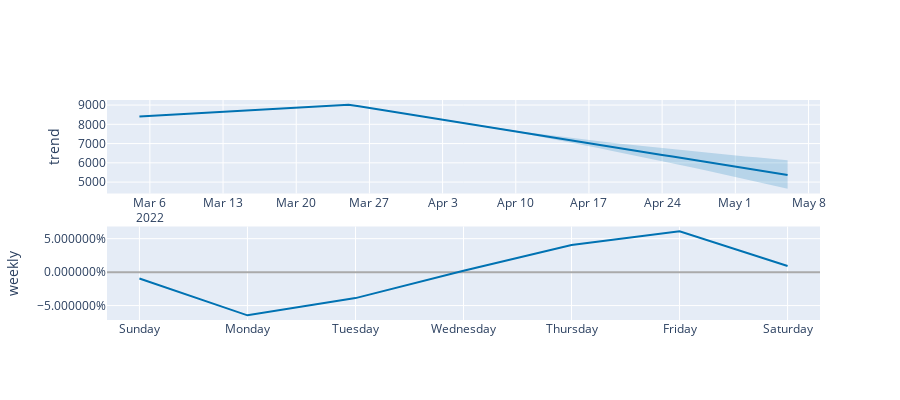

Here is the notebook cell this chart was saved with:
### Code cell
plot_components_plotly(m, forecast)
